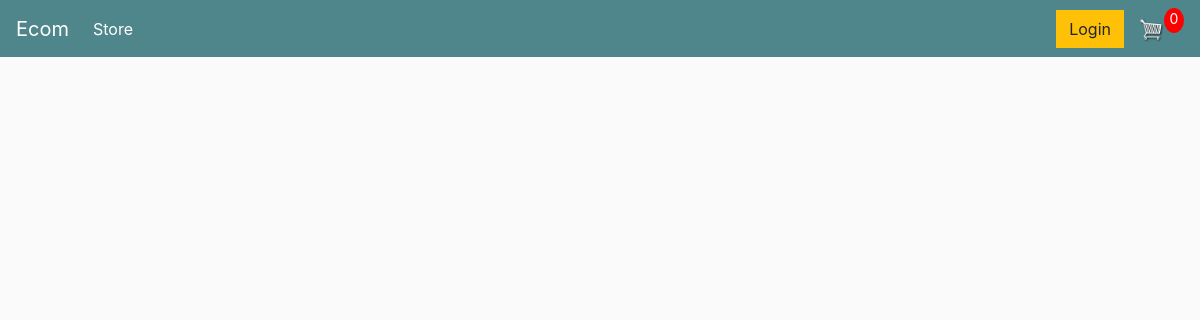
Before: / with the older database file.
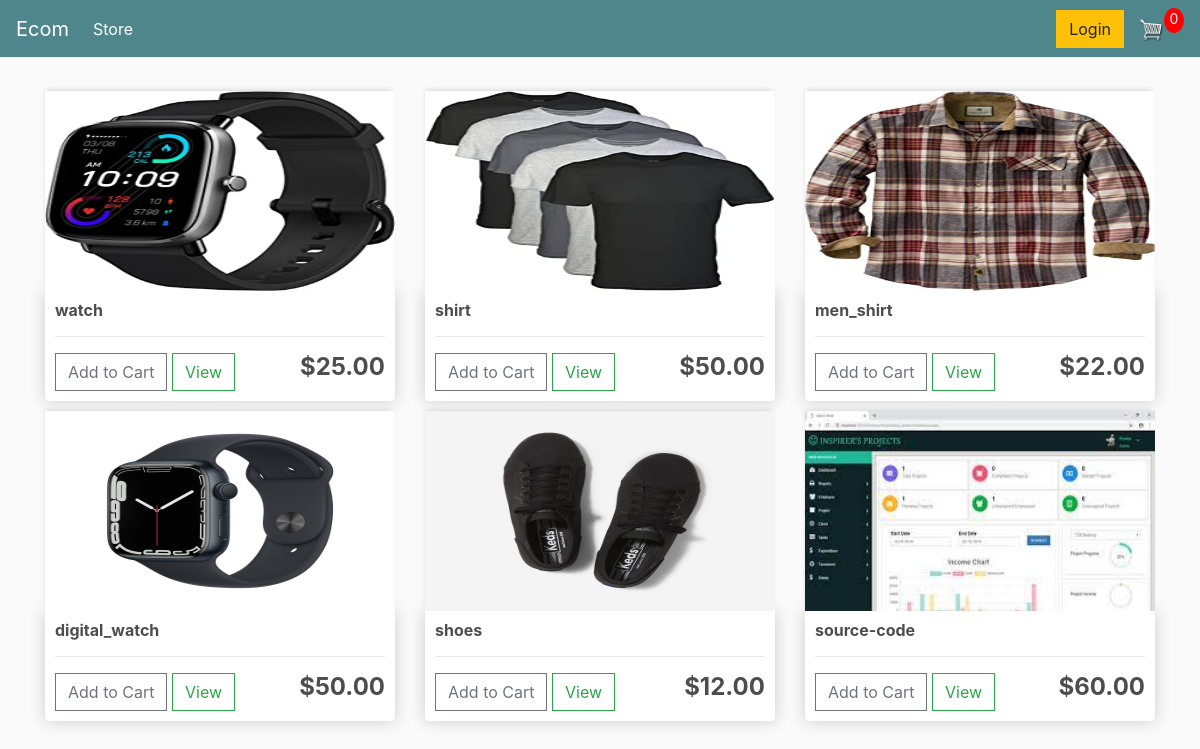
After: the same page with the newer database file.
### store/models.py (models this page shows, shortened)
class Product(models.Model):
    name=models.CharField(max_length=50,null=True)
    price=models.DecimalField(max_digits=7,decimal_places=2)
    digital=models.BooleanField(default=False,null=True,blank=False)
    image=models.ImageField(null=True,blank=True)

### store/views.py (the view)
# urls.py: path('', include('store.urls')),
def store(request):
    products=Product.objects.all()
    context={'products':products}
    return render(request,'store.html',context=context)

### templates/store.html
{% extends 'main.html' %}
{% load static %}
{% block content %}
	<div class="row">
		{% for product in products %}
		<div class="col-lg-4">
			<img class="thumbnail" src="{{product.image.url}}">
			<div class="box-element product">
				<h6><strong>{{product.name}}</strong></h6>
				<hr>
				<button data-target="action" data-product={{product.id}} class="btn btn-outline-secondary add-btn update-cart">Add to Cart</button>
				<a class="btn btn-outline-success" href="#">View</a>
				<h4 style="display: inline-block; float: right"><strong>${{product.price|floatformat:2}}</strong></h4>
			</div>
		</div>
		{% endfor %}
	</div>
{% endblock content %}

### templates/main.html (shortened to what this page needs)
<!DOCTYPE html>
{% load static %}
<html>
<head>
	<link rel="stylesheet" href="https://stackpath.bootstrapcdn.com/bootstrap/4.4.1/css/bootstrap.min.css">
	<link rel="stylesheet" type="text/css" href="{% static 'css/main.css' %}">
</head>
<body>
	<nav class="navbar navbar-expand-lg navbar-dark bg-dark">
	  <a class="navbar-brand" href="{% url 'store' %}">Ecom</a>
	  <div class="collapse navbar-collapse" id="navbarSupportedContent">
	    <ul class="navbar-nav mr-auto">
	      <li class="nav-item active">
	        <a class="nav-link" href="{% url 'store' %}">Store <span class="sr-only">(current)</span></a>
	      </li>
	    </ul>
	    <div class="form-inline my-2 my-lg-0">
	     	<a href="#"class="btn btn-warning">Login</a>
	     	<a href="{% url 'cart' %}">
	    		<img  id="cart-icon" src="{% static 'images/cart.png' %}">
	    	</a>
	    	<p id="cart-total">0</p>
	    </div>
	  </div>
	</nav>
     <div class="container">
            <br>
            {% block content %}
            {% endblock content %}
         </div>
</body>

### static/css/main.css (style rules this page uses)
body { background-color: hsl(0, 0%, 98%); }
h1,h2,h3,h4,h5,h6 { color:hsl(0, 0%, 30%); }
.box-element { box-shadow:hsl(0, 0%, 80%) 0 0 16px; background-color: #fff; border-radius: 4px; padding: 10px; }
.thumbnail { width: 100%; height: 200px; -webkit-box-shadow: -1px -3px 5px -2px rgba(214,214,214,1); -moz-box-shadow: -1px -3px 5px -2px rgba(214,214,214,1); box-shadow: -1px -3px 5px -2px rgba(214,214,214,1); }
.product { border-radius: 0 0 4px 4px; }
.bg-dark { background-color: #4f868c!important; }
#cart-icon { width:25px; display: inline-block; margin-left: 15px; }
#cart-total { display: block; text-align: center; color:#fff; background-color: red; width: 20px; height: 25px; border-radius: 50%; font-size: 14px; }
.col-lg-4, .col-lg-6, .col-lg-8, .col-lg-12 { margin-top: 10px; }
.btn { border-radius: 0; }

Changed rows visible on the page:
added Product: image (picture), name "watch", price "25.00"
added Product: image (picture), name "shirt", price "50.00"
added Product: image (picture), name "men_shirt", price "22.00"
added Product: image (picture), name "digital_watch", price "50.00"
added Product: image (picture), name "shoes", price "12.00"
added Product: image (picture), name "source-code", price "60.00"
